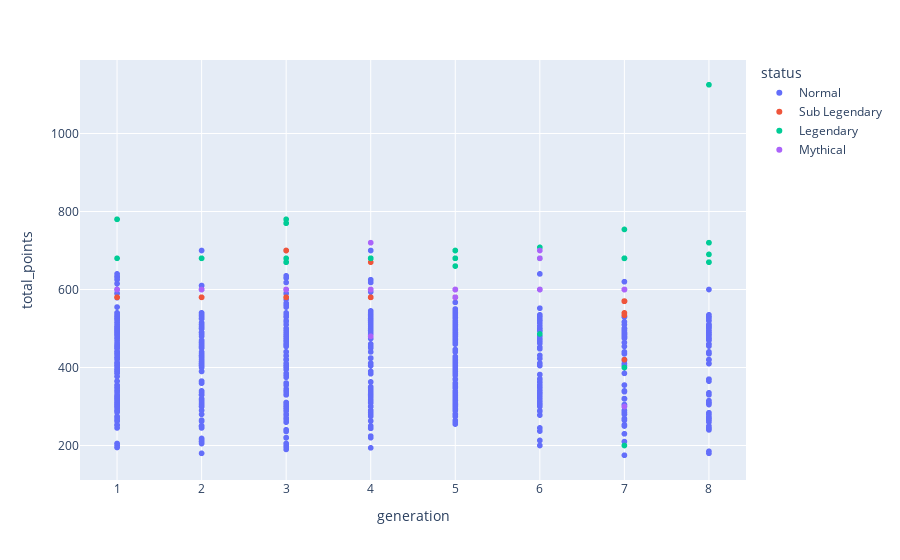

This figure's notebook cell:
### Code cell
%matplotlib inline
import plotly.express as px
fig =px.scatter(df_2, x='generation', y='total_points',color='status', hover_name='name')
fig.show()

### Figure 1 — Plotly figure (JSON) as saved in the notebook; plotly's stock layout.template omitted (floating-point values rounded to 4 significant figures; data arrays with more than 128 entries replaced by an {"elided": "..."} marker saying what was removed)
{"data": [{"hovertemplate": "<b>%{hovertext}</b><br><br>status=Normal<br>generation=%{x}<br>total_points=%{y}<extra></extra>", "hovertext": {"elided": "915 str values"}, "legendgroup": "Normal", "marker": {"color": "#636efa", "symbol": "circle"}, "mode": "markers", "name": "Normal", "showlegend": true, "type": "scattergl", "x": {"elided": "915 int values"}, "xaxis": "x", "y": {"elided": "915 int values"}, "yaxis": "y"}, {"hovertemplate": "<b>%{hovertext}</b><br><br>status=Sub Legendary<br>generation=%{x}<br>total_points=%{y}<extra></extra>", "hovertext": ["Articuno", "Zapdos", "Moltres", "Raikou", "Entei", "Suicune", "Regirock", "Regice", "Registeel", "Latias", "Mega Latias", "Latios", "Mega Latios", "Uxie", "Mesprit", "Azelf", "Heatran", "Regigigas", "Cresselia", "Cobalion", "Terrakion", "Virizion", "Tornadus Incarnate Forme", "Tornadus Therian Forme", "Thundurus Incarnate Forme", "Thundurus Therian Forme", "Landorus Incarnate Forme", "Landorus Therian Forme", "Type: Null", "Silvally", "Tapu Koko", "Tapu Lele", "Tapu Bulu", "Tapu Fini", "Nihilego", "Buzzwole", "Pheromosa", "Xurkitree", "Celesteela", "Kartana", "Guzzlord", "Poipole", "Naganadel", "Stakataka", "Blacephalon"], "legendgroup": "Sub Legendary", "marker": {"color": "#EF553B", "symbol": "circle"}, "mode": "markers", "name": "Sub Legendary", "showlegend": true, "type": "scattergl", "x": [1, 1, 1, 2, 2, 2, 3, 3, 3, 3, 3, 3, 3, 4, 4, 4, 4, 4, 4, 5, 5, 5, 5, 5, 5, 5, 5, 5, 7, 7, 7, 7, 7, 7, 7, 7, 7, 7, 7, 7, 7, 7, 7, 7, 7], "xaxis": "x", "y": [580, 580, 580, 580, 580, 580, 580, 580, 580, 600, 700, 600, 700, 580, 580, 580, 600, 670, 600, 580, 580, 580, 580, 580, 580, 580, 600, 600, 534, 570, 570, 570, 570, 570, 570, 570, 570, 570, 570, 570, 570, 420, 540, 570, 570], "yaxis": "y"}, {"hovertemplate": "<b>%{hovertext}</b><br><br>status=Legendary<br>generation=%{x}<br>total_points=%{y}<extra></extra>", "hovertext": ["Mewtwo", "Mega Mewtwo X", "Mega Mewtwo Y", "Lugia", "Ho-oh", "Kyogre", "Primal Kyogre", "Groudon", "Primal Groudon", "Rayquaza", "Mega Rayquaza", "Dialga", "Palkia", "Giratina Altered Forme", "Giratina Origin Forme", "Reshiram", "Zekrom", "Kyurem", "Black Kyurem", "White Kyurem", "Xerneas", "Yveltal", "Zygarde 50% Forme", "Zygarde 10% Forme", "Zygarde Complete Forme", "Cosmog", "Cosmoem", "Solgaleo", "Lunala", "Necrozma", "Dusk Mane Necrozma", "Dawn Wings Necrozma", "Ultra Necrozma", "Zacian Crowned Sword", "Zacian Hero of Many Battles", "Zamazenta Crowned Shield", "Zamazenta Hero of Many Battles", "Eternatus", "Eternatus Eternamax"], "legendgroup": "Legendary", "marker": {"color": "#00cc96", "symbol": "circle"}, "mode": "markers", "name": "Legendary", "showlegend": true, "type": "scattergl", "x": [1, 1, 1, 2, 2, 3, 3, 3, 3, 3, 3, 4, 4, 4, 4, 5, 5, 5, 5, 5, 6, 6, 6, 6, 6, 7, 7, 7, 7, 7, 7, 7, 7, 8, 8, 8, 8, 8, 8], "xaxis": "x", "y": [680, 780, 780, 680, 680, 670, 770, 670, 770, 680, 780, 680, 680, 680, 680, 680, 680, 660, 700, 700, 680, 680, 600, 486, 708, 200, 400, 680, 680, 600, 680, 680, 754, 720, 670, 720, 670, 690, 1125], "yaxis": "y"}, {"hovertemplate": "<b>%{hovertext}</b><br><br>status=Mythical<br>generation=%{x}<br>total_points=%{y}<extra></extra>", "hovertext": ["Mew", "Celebi", "Jirachi", "Deoxys Normal Forme", "Deoxys Attack Forme", "Deoxys Defense Forme", "Deoxys Speed Forme", "Phione", "Manaphy", "Darkrai", "Shaymin Land Forme", "Shaymin Sky Forme", "Arceus", "Victini", "Keldeo Ordinary Forme", "Keldeo Resolute Forme", "Meloetta Aria Forme", "Meloetta Pirouette Forme", "Genesect", "Diancie", "Mega Diancie", "Hoopa Hoopa Confined", "Hoopa Hoopa Unbound", "Volcanion", "Magearna", "Marshadow", "Zeraora", "Meltan", "Melmetal"], "legendgroup": "Mythical", "marker": {"color": "#ab63fa", "symbol": "circle"}, "mode": "markers", "name": "Mythical", "showlegend": true, "type": "scattergl", "x": [1, 2, 3, 3, 3, 3, 3, 4, 4, 4, 4, 4, 4, 5, 5, 5, 5, 5, 5, 6, 6, 6, 6, 6, 7, 7, 7, 7, 7], "xaxis": "x", "y": [600, 600, 600, 600, 600, 600, 600, 480, 600, 600, 600, 600, 720, 600, 580, 580, 600, 600, 600, 600, 700, 600, 680, 600, 600, 600, 600, 300, 600], "yaxis": "y"}], "layout": {"legend": {"title": {"text": "status"}, "tracegroupgap": 0}, "margin": {"t": 60}, "xaxis": {"anchor": "y", "domain": [0, 1], "title": {"text": "generation"}}, "yaxis": {"anchor": "x", "domain": [0, 1], "title": {"text": "total_points"}}}}
